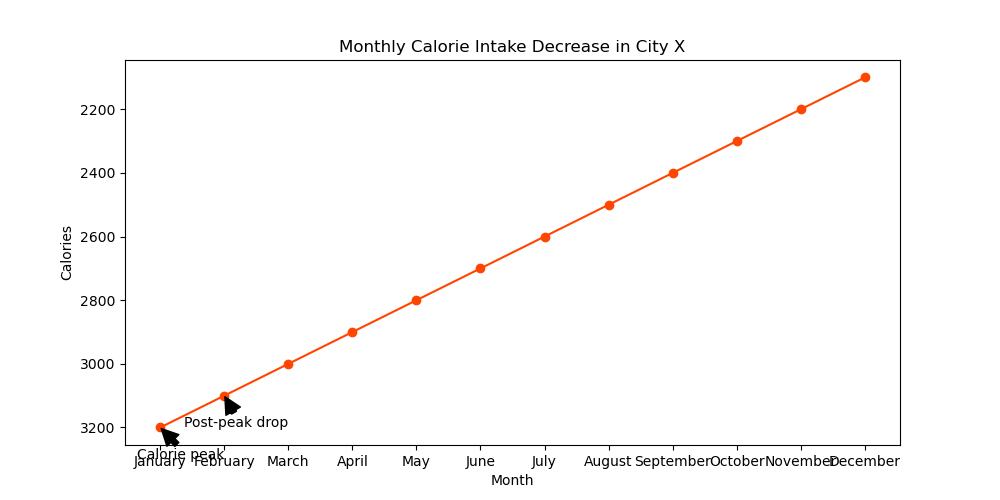

Here is the Python script that generated this plot:

import matplotlib.pyplot as plt

# Data
months = ["January", "February", "March", "April", "May", "June", "July", "August", "September", "October", "November", "December"]
calories = [3200, 3100, 3000, 2900, 2800, 2700, 2600, 2500, 2400, 2300, 2200, 2100]

plt.figure(figsize=(10, 5))

# Plotting the line chart
plt.plot(months, calories, color="#FF4500", marker='o')  # Using a specific color code and marker for data points

# Adding annotations for specific points
plt.annotate('Calorie peak', xy=('January', 3200), xytext=('February', 3300),
             arrowprops=dict(facecolor='black', shrink=0.05),
             horizontalalignment='right')
plt.annotate('Post-peak drop', xy=('February', 3100), xytext=('March', 3200),
             arrowprops=dict(facecolor='black', shrink=0.05),
             horizontalalignment='right')

# Title and labels
plt.title('Monthly Calorie Intake Decrease in City X')
plt.xlabel('Month')
plt.ylabel('Calories')

# Invert the y-axis
plt.gca().invert_yaxis()

# Show the chart
plt.show()
